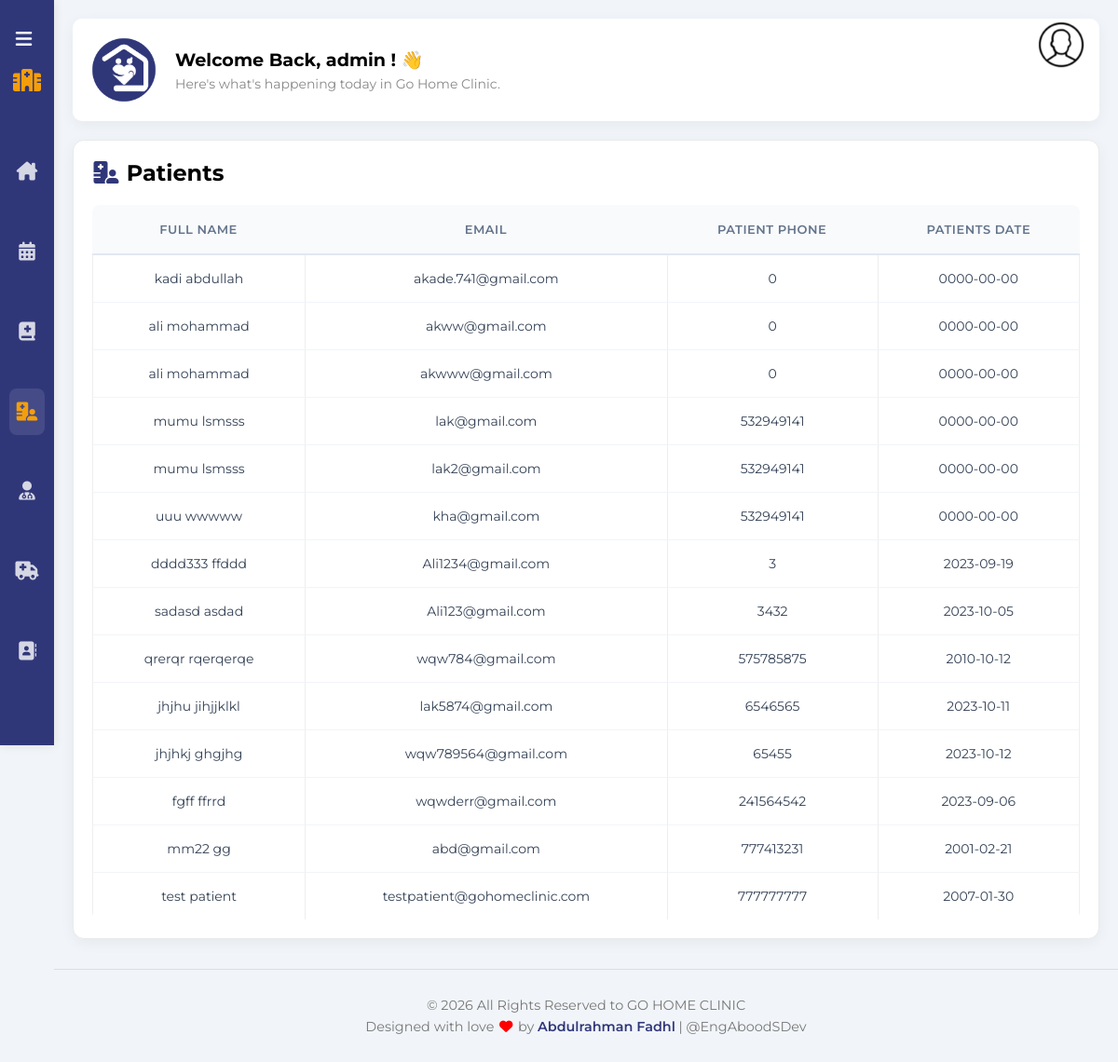
/Admin/adminPat.php (signed in), run on the app's committed database.
### tables this page shows
CREATE TABLE `patient` (
  `p_id` int(10) NOT NULL,
  `f_name` char(100) DEFAULT NULL,
  `l_name` char(100) DEFAULT NULL,
  `p_email` varchar(100) NOT NULL,
  `p_date` date DEFAULT NULL,
  `p_password` varchar(100) NOT NULL,
  `p_phoneNo` bigint(10) DEFAULT NULL
);

### Admin/adminWebs.php (called while the page is built, shortened)
<?php
function currentAdminFname()
{
    return $_COOKIE['admin_fname'];
}
?>

### Admin/Admin.php (called while the page is built, shortened)
<?php
function getAllPatients()
{
    $db = connectDB();
    $result = mysqli_query($db, "SELECT * FROM `patient`");
    $Patients = array();
    while ($row = mysqli_fetch_array($result)) {
        $Patients[] = $row;
    }
    return $Patients;
}
?>

### Admin/adminPat.php (the view, shortened to what this page needs)
<?php
require_once 'adminWebs.php';
require_once 'Admin.php';
$patients = getAllPatients();
?>
<!DOCTYPE html>
<html lang="en">
<head>
    <link rel="stylesheet" href="../css/all.min.css" />
    <link rel="stylesheet" href="../css/framework.css">
    <link rel="stylesheet" href="../css/master.css">
</head>
<body>
    <div class="page d-flex">
        <div class="sidebar bg-white p-10 pt-20 pb-20  p-relative">
            <div class="toggle-btn" onclick="document.querySelector('.sidebar').classList.toggle('toggled')"
                style="cursor: pointer; text-align: right; color: white; margin-bottom: 20px; font-size: 20px;">
                <i class="fa-solid fa-bars"></i>
            </div>
            <div class="sidebar-title p-relative txt-c mt-0">
                <i class="fa-solid fa-hospital"></i>
            </div>
            <ul>
                <li>
                    <a class=" d-flex align-center fs-14 c-black rad-6 p-10" href="Dashboard.php">
                        <i class="fa-solid fa-house-chimney fa-fw"></i>
                    </a>
                </li>
                <li>
                    <a class="d-flex align-center fs-14 c-black rad-6 p-10" href="adminAbo.php">
                        <i class="fa-solid fa-calendar-days fa-fw"></i>
                    </a>
                </li>
                <li>
                    <a class="d-flex align-center fs-14 c-black rad-6 p-10" href="adminMed.php">
                        <i class="fa-solid fa-book-medical"></i>
                    </a>
                </li>
                <li>
                    <a class="active d-flex align-center fs-14 c-black rad-6 p-10" href="adminPat.php">
                        <i class="fa-solid fa-hospital-user fa-fw"></i>
                    </a>
                </li>
                <li>
                    <a class=" d-flex align-center fs-14 c-black rad-6 p-10" href="adminDoc.php">
                        <i class="fa-solid fa-user-doctor fa-fw"></i>
                    </a>
                </li>
                <li>
                    <a class=" d-flex align-center fs-14 c-black rad-6 p-10" href="adminVeh.php">
                        <i class="fa-solid fa-truck-medical"></i>
                    </a>
                </li>
                <li>
                    <a class=" d-flex align-center fs-14 c-black rad-6 p-10" href="adminContact.php">
                        <i class="fa-solid fa-address-book fa-fw"></i>
                    </a>
                </li>
            </ul>
        </div>
        <div class="content w-full">
            <div class="head p-15 bg-white between-flex"
                style="height: auto; border-radius: 10px;justify-content: flex-start; margin: 20px; box-shadow: 0 4px 15px rgba(0,0,0,0.05); align-items: center; flex-wrap: wrap; gap: 15px;">
                <img src="../imgs/logo-without-background.png" style="width: 80px; margin: 0px;" class="imgback m-0"
                    alt="">
                <div class="welcome-text">
                    <h3 class="m-0 c-black" style="font-size: 1.2rem;">Welcome Back,
                        <?php echo currentAdminFname(); ?> !
                        <span class="wave" style="display: inline-block;">👋</span>
                    </h3>
                    <p class="m-0 mt-5 c-grey fs-14">Here's what's happening today in Go Home Clinic.</p>
                </div>
                <div class="action d-flex align-center">
                    <div class="profile" onclick="menuToggle();" style="cursor: pointer; margin: 1.2rem;">
                        <img src=" ../imgs/user.png" alt="">
                    </div>
                </div>
            </div>
            <div class="projects p-20 bg-white rad-10 m-20">
                <h2 class="mt-0 mb-20"> <i class="fa-solid fa-hospital-user fa-fw c-blue"></i> Patients</h2>
                <div class="responsive-table">
                    <table class="fs-15 w-full">
                        <thead>
                            <tr>
                                <td>Full Name</td>
                                <td>Email</td>
                                <td>Patient Phone</td>
                                <td>Patients Date</td>
                            </tr>
                        </thead>
                        <tbody>
                            <?php foreach ($patients as $patient) : ?>
                            <tr>
                                <td><?php echo $patient["f_name"] . " " . $patient["l_name"]; ?></td>
                                <td><?php echo $patient["p_email"]; ?></td>
                                <td><?php echo $patient["p_phoneNo"]; ?></td>
                                <td><?php echo $patient["p_date"]; ?></td>
                            </tr>
                            <?php endforeach; ?>
                        </tbody>
                    </table>
                </div>
            </div>
            <div class="admin-copyright">
                <p>© 2026 All Rights Reserved to GO HOME CLINIC</p>
                <p class="developer">Designed with love <i style="color: red;" class="fa fa-heart"></i>
                    by
                    <a href="mailto:abdulrahmanfadhl@gmail.com">Abdulrahman Fadhl</a>
                    | @EngAboodSDev
                </p>
            </div>
        </div>
    </div>
</body>
</html>

### css/framework.css (style rules this page uses)
:root { --blue-color: #303779; --blue-alt-color: #0d69d5; --orange-color: #f59e0b; --green-color: #22c55e; --red-color: #f44336; --grey-color: #888; }
.d-flex { display: flex; }
.align-center { align-items: center; }
.p-10 { padding: 10px; }
.p-15 { padding: 15px; }
.p-20 { padding: 20px; }
.pt-20 { padding-top: 20px; }
.pb-20 { padding-bottom: 20px; }
.m-0 { margin: 0; }
.m-20 { margin: 20px; }
.mt-0 { margin-top: 0; }
.mt-5 { margin-top: 5px; }
.mb-20 { margin-bottom: 20px; }
.bg-white { background-color: white; }
.c-black { color: black; }
.c-grey { color: var(--grey-color); }
.c-blue { color: var(--blue-color); }
.p-relative { position: relative; }
.txt-c { text-align: center; }
.fs-14 { font-size: 14px; }
.fs-15 { font-size: 15px; }
.rad-6 { border-radius: 6px; }
.rad-10 { border-radius: 10px; }
.w-full { width: 100%; }
.between-flex { display: flex; align-items: center; justify-content: space-between; }

### data on the page
patient: f_name "kadi", l_name "abdullah", p_email "akade.741@gmail.com", p_phoneNo "0", p_date "0000-00-00"
patient: f_name "ali", l_name "mohammad", p_email "akww@gmail.com", p_phoneNo "0", p_date "0000-00-00"
patient: f_name "ali", l_name "mohammad", p_email "akwww@gmail.com", p_phoneNo "0", p_date "0000-00-00"
patient: f_name "mumu", l_name "lsmsss", p_email "lak@gmail.com", p_phoneNo "532949141", p_date "0000-00-00"
patient: f_name "mumu", l_name "lsmsss", p_email "lak2@gmail.com", p_phoneNo "532949141", p_date "0000-00-00"
patient: f_name "uuu", l_name "wwwww", p_email "kha@gmail.com", p_phoneNo "532949141", p_date "0000-00-00"
patient: f_name "dddd333", l_name "ffddd", p_email "Ali1234@gmail.com", p_phoneNo "3", p_date "2023-09-19"
patient: f_name "sadasd", l_name "asdad", p_email "Ali123@gmail.com", p_phoneNo "3432", p_date "2023-10-05"
patient: f_name "qrerqr", l_name "rqerqerqe", p_email "wqw784@gmail.com", p_phoneNo "575785875", p_date "2010-10-12"
patient: f_name "jhjhu", l_name "jihjjklkl", p_email "lak5874@gmail.com", p_phoneNo "6546565", p_date "2023-10-11"
patient: f_name "jhjhkj", l_name "ghgjhg", p_email "wqw789564@gmail.com", p_phoneNo "65455", p_date "2023-10-12"
patient: f_name "fgff", l_name "ffrrd", p_email "wqwderr@gmail.com", p_phoneNo "241564542", p_date "2023-09-06"
patient: f_name "mm22", l_name "gg", p_email "abd@gmail.com", p_phoneNo "777413231", p_date "2001-02-21"
patient: f_name "test", l_name "patient", p_email "testpatient@gohomeclinic.com", p_phoneNo "777777777", p_date "2007-01-30"

### other printed values
currentAdminFname() "admin"
